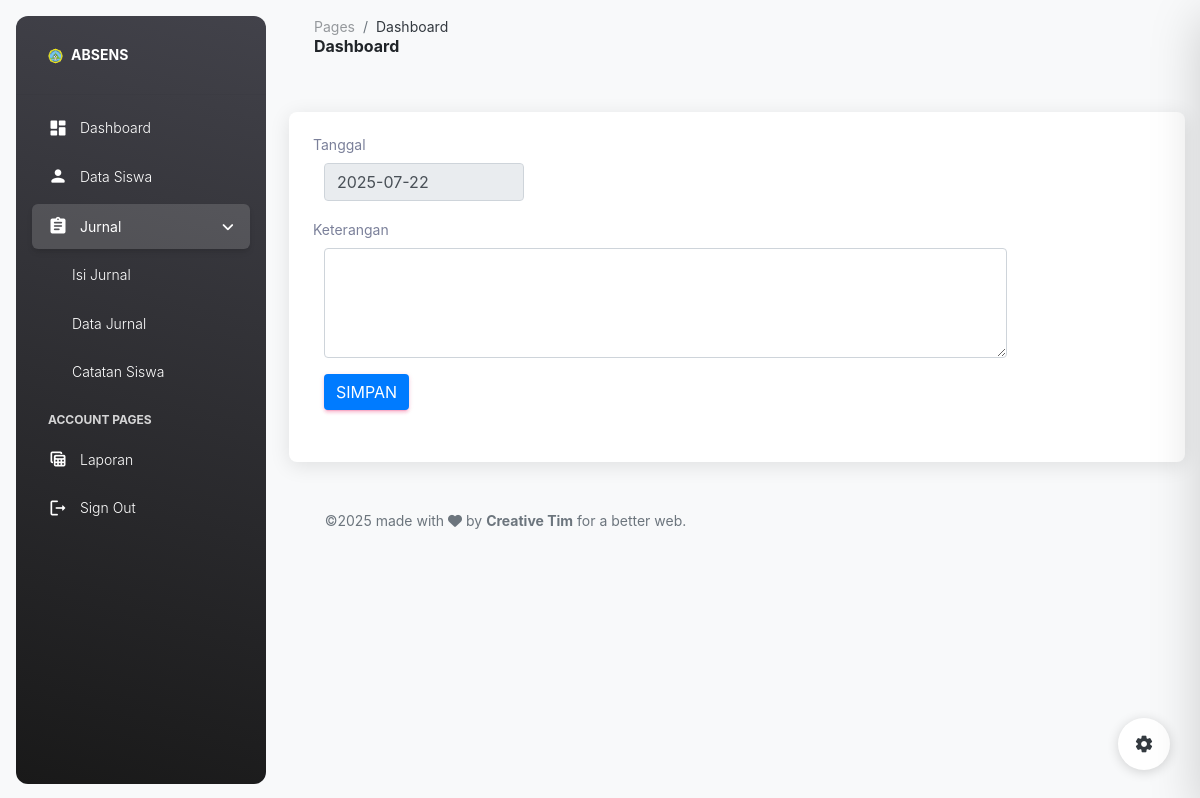
The app's page /index.php?page=tambahjurnal (signed in), older data.
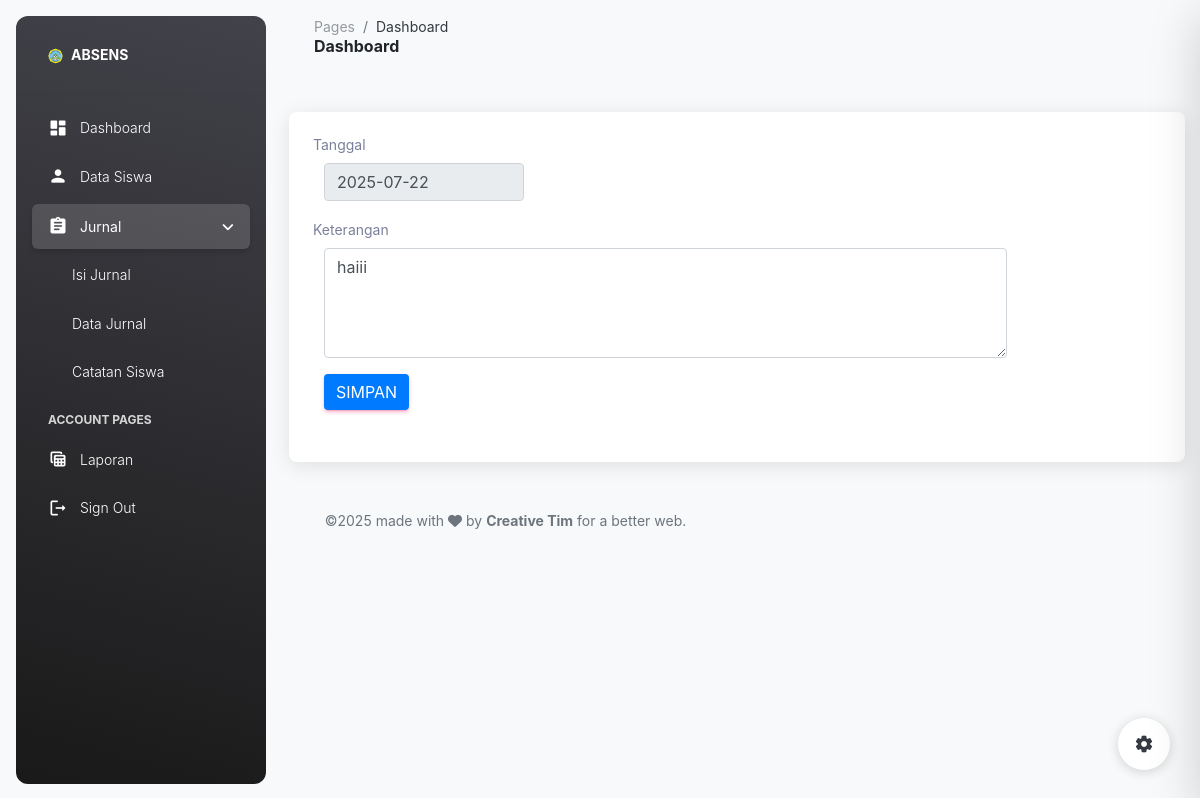
The same page, newer data.
### tables this page shows
CREATE TABLE `jurnal` (
  `id_jurnal` int(11) NOT NULL,
  `tanggal` date NOT NULL,
  `keterangan` text NOT NULL,
  `id_siswa` int(11) NOT NULL
);

### pages/jurnal/tambahjurnal.php (the view, shortened to what this page needs)
<?php
include('koneksi.php');
$tanggal_hari_ini = date('Y-m-d');
$id_siswa = $_SESSION['id_siswa'] ?? null;
if ($id_siswa) {
    $result = mysqli_query($coneksi, "
        SELECT * FROM jurnal
        WHERE id_siswa='$id_siswa' AND tanggal='$tanggal_hari_ini'
    ");
    $jurnal_hari_ini = mysqli_fetch_assoc($result);
}
?>
<!DOCTYPE html>
<html lang="id">
<head>
    <link rel="stylesheet" href="https://stackpath.bootstrapcdn.com/bootstrap/4.1.3/css/bootstrap.min.css">
</head>
<body>
    <div class="container">
        <form id="formJurnal" action="pages/jurnal/proses_tambahjurnal.php" method="POST">
            <div class="form-group">
                <label>Tanggal</label>
                <div class="col-sm-10">
                    <input type="text" id="tanggal" class="form-control small-date-input"
                        value="<?php echo htmlspecialchars($tanggal_hari_ini ?? '') ?>" readonly required>
                </div>
            </div>
            <div class="form-group">
                <label>Keterangan</label>
                <div class="col-sm-10">
                    <textarea id="keterangan" name="keterangan" class="form-control" rows="4"
                        required><?php echo htmlspecialchars($jurnal_hari_ini['keterangan'] ?? '') ?></textarea>
                </div>
            </div>
            <div class="form-group">
                <div class="col-sm-10">
                    <button type="submit" name="submit" class="btn btn-primary">SIMPAN</button>
                </div>
            </div>
        </form>
    </div>
</body>
</html>

Row changes from the older to the newer data that the page shows:
added jurnal: keterangan "haiii"
